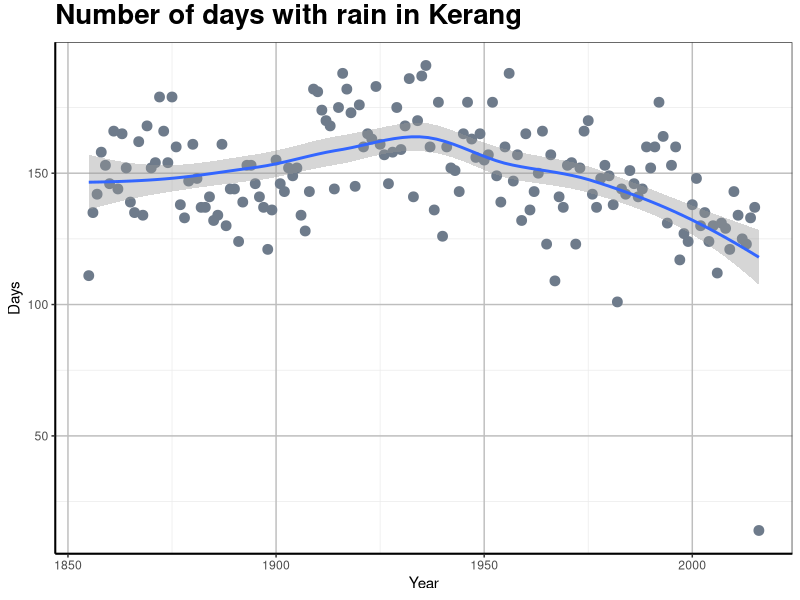
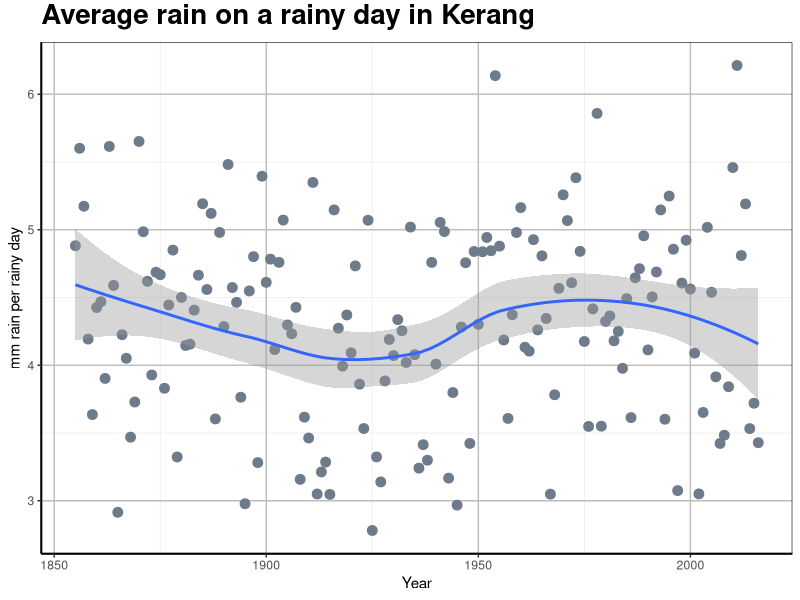

Write the R code that produced these figures, in order.
library(tidyverse)
library(reshape2)

data1<-read.csv("data/melbourne.csv", header = TRUE)

rain <- select(data1, everything())%>%
        filter(Year %in% 1855:2018)%>%
        group_by(Year)%>%
        filter(Rain>0)%>%
        summarise(Days =n())

rain2 <- select(data1, everything())%>%
        filter(Year %in% 1855:2018)%>%
        group_by(Year)%>%
        filter(Rain>0)%>%
        summarise(Amt = mean(Rain))


        

plot <- ggplot(rain, aes(Year,Days)) + 
        geom_point(size = 3, colour = "lightsteelblue4") + 
        geom_smooth(method = loess) + 
        #geom_smooth(method = lm) + 
        #ylim(150,300) +
        theme_bw()

plot <- plot +  labs(title="Number of days with rain in Kerang") +
        theme(plot.title = element_text(size=20, face="bold", vjust=1.5, lineheight=1.2))


plot <- plot + theme(panel.grid.major = element_line(size = 0.5, color = "grey"), axis.line = element_line(size = 0.7, color = "black"))    
plot

plot <- ggplot(rain2, aes(Year,Amt)) + 
        geom_point(size = 3, colour = "lightsteelblue4") + 
        geom_smooth(method = loess) + 
        #ylim(150,300) +
        theme_bw()

plot <- plot +  labs(y= "mm rain per rainy day", title="Average rain on a rainy day in Kerang") +
        theme(plot.title = element_text(size=20, face="bold", vjust=1.5, lineheight=1.2))


plot <- plot + theme(panel.grid.major = element_line(size = 0.5, color = "grey"), axis.line = element_line(size = 0.7, color = "black"))    
plot
